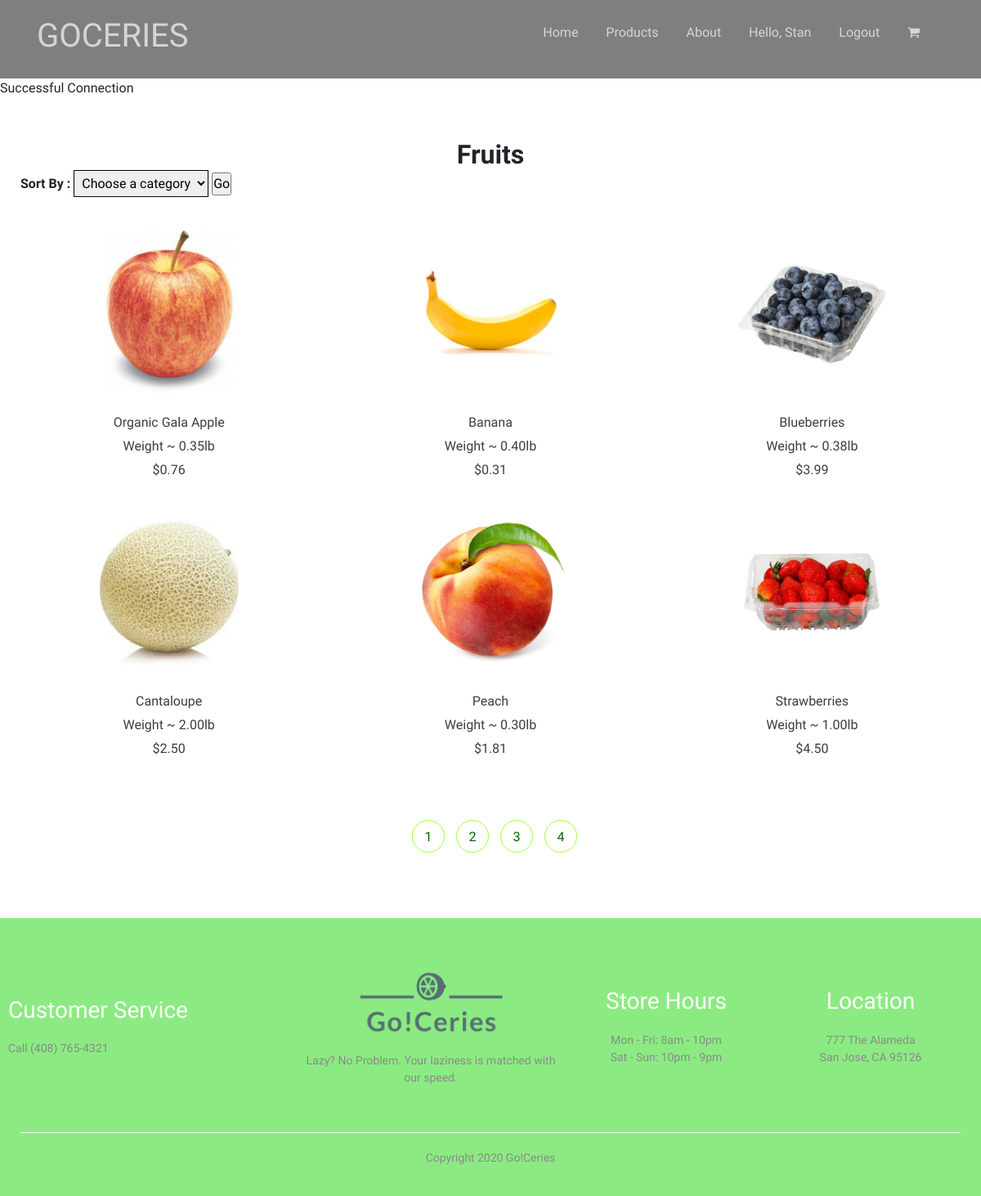
Page /category-Fruits.php (signed in) on the committed database.
### tables this page shows
CREATE TABLE IF NOT EXISTS `products` (
  `product_ID` INT(3) NOT NULL,
  `product_name` VARCHAR(255) NOT NULL,
  `product_category` VARCHAR(45) NOT NULL,
  `product_price` DECIMAL(10,2) NOT NULL,
  `product_weight` DECIMAL(10,2) NOT NULL,
  `product_stock` INT(5) NOT NULL,
  `product_description` VARCHAR(2555) NOT NULL,
  `product_imagename` VARCHAR(255) NOT NULL);

### functions.php (called while the page is built, shortened)
<?php
include('database/DBController.php');
include('database/Product.php');
$db = new DBController();
$product = new Product($db);
$productsArray = $product->getAllProducts();
$fruitsArray = $product->getProductsByCategory('fruits');
?>

### database/Product.php (called while the page is built, shortened)
<?php
class Product{
    public $db = null;
    public function __construct(DBController $db){
        $this->db = $db;
    }
    public function getAllProducts($table = 'products'){
        $result = $this->db->con->query("SELECT product_id, product_name, product_price,
        product_weight, product_imagename, product_category, product_description FROM {$table}");
        $productsArray = array();
        while($row = $result->fetch_array()){
            $productsArray[] = $row;
        }
        shuffle($productsArray);
        return $productsArray;
    }
    public function getProductsByCategory($category){
        $result = $this->db->con->query("SELECT product_id, product_name, product_price,
        product_weight, product_imagename, product_category, product_description FROM products
        WHERE product_category = '{$category}'");
        $categoricalProductsArray = array();
        while($row = $result->fetch_array()){
            $categoricalProductsArray[] = $row;
        }
        return $categoricalProductsArray;
    }
}
?>

### category-Fruits.php (the view, shortened to what this page needs)
<!DOCTYPE html>
<?php
if (isset($_SESSION['user_id']) && isset($_SESSION['user_loginname'])) {
 ?>
<html lang="en">
<head>
    <link rel="stylesheet" href="https://stackpath.bootstrapcdn.com/bootstrap/4.1.3/css/bootstrap.min.css">
    <link rel="stylesheet" href="css/style.css">
</head>
<body>
    <?php
        include('phpTemplates/header.php');
    ?>
      <?php
        include('functions.php');
    ?>
    <div class="categories all-products">
        <div class="small-container">
            <h2><b>Fruits</b></h2>
        <form>
          <label for ="sort">Sort By :</label>
          <select name="list" id="list" accesskey="target">
            <option value='none' selected>Choose a category</option>
          </select>
          <input type=button value="Go" onclick="goToNewPage()" />
        </form>
            <div class = "row">
            <?php foreach ($fruitsArray as $product){ ?>
                    <div class="col-3">
                        <a href= "<?php printf('%s?product_id=%s','productDetails.php', $product['product_id'])?>"><img src="images/<?php echo $product['product_imagename']?>"></a>
                        <br>
                        <p><?php echo $product['product_name'] ?></p>
                        <p><?php echo 'Weight ~ ' . $product['product_weight'] . 'lb' ?></p>
                        <p><?php echo '$'. $product['product_price'] ?></p>
                    </div>
                <?php }?>
            </div>
            <div class = "products-button">
                <span title='Fruits'><a href="category-fruits.php">1</a></span>
                <span title='Vegetables'><a href="category-vegetables.php">2</a></span>
                <span title='Dairy & Eggs'><a href="category-dairy & eggs.php">3</a></span>
                <span title='Beverages'><a href="category-beverages.php">4</a></span>
            </div>
        </div>
    </div>
  <?php
      include('phpTemplates/footer.php');
  ?>
  <?php
  }else{
       header("Location: loginregister.php?error=You need to login before shopping");
       exit();
  }
   ?>

### css/style.css (style rules this page uses)
* { margin: 0 auto; padding: 0; box-sizing: border-box; }
body { font-family: 'Quicksand', sans-serif; font-weight: 400; }
.row { display:flex; align-items: center; flex-wrap: wrap; justify-content: space-around; }
.categories { margin: 70px 0; }
.col-3 { flex: 33%; min-width: 180px; margin-bottom: 30px; }
.small-container { max-width: 1280px; margin: auto; padding-left: 25px; padding-right: 25px; }
a { text-decoration: none; color: #006603; }
p { color: #3d3d3d; }
.categories { margin-top: 0px; }
.categories h2 { text-align: center; margin: 0; padding-top: 50px; }
.categories img { width: 200px; height: 200px; display:block; margin: auto; }
.all-products select { border: 1px solid; padding: 5px; margin-bottom: 40px; }
.all-products label { font-weight: 600; }
.all-products .col-3 { flex: 33%; max-width: 33%; }
.all-products img { display: block; margin: 0 auto; }
.all-products p { margin-bottom: 5px; text-align: center; }
.products-button { margin: 0 auto 80px; margin-top: 40px; text-align: center; }
.products-button span { display: inline-block; border: 1px solid rgb(162, 253, 57); border-radius: 50%; margin-left: 10px; width: 40px; height: 40px; text-align: center; line-height: 40px; cursor: pointer; transition: 0.5s; }
.products-button a:link { text-decoration: none; }

### rows in the picture
products: product_imagename (picture), product_name "Organic Gala Apple", product_weight "0.35", product_price "0.76"
products: product_imagename (picture), product_name "Banana", product_weight "0.40", product_price "0.31"
products: product_imagename (picture), product_name "Blueberries", product_weight "0.38", product_price "3.99"
products: product_imagename (picture), product_name "Cantaloupe", product_weight "2.00", product_price "2.50"
products: product_imagename (picture), product_name "Peach", product_weight "0.30", product_price "1.81"
products: product_imagename (picture), product_name "Strawberries", product_weight "1.00", product_price "4.50"

### other values in the picture
$_SESSION['user_name'] "Stan"
